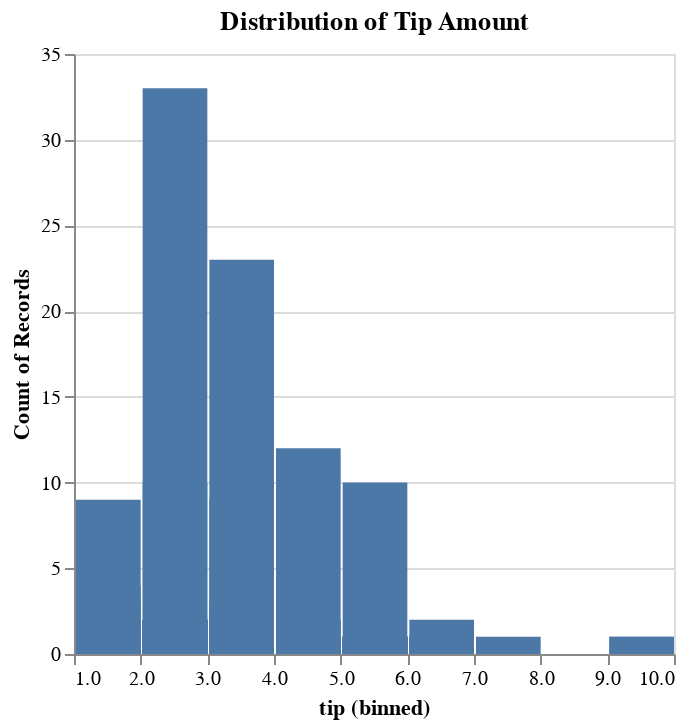

Source (notebook cell):
### Code cell
#2. Histogram of Tip Amount
hist_tip = alt.Chart(data).mark_bar().encode(
    alt.X('tip:Q', bin=True),
    y='count()',
    tooltip=['tip', 'count()']
).properties(
    title='Distribution of Tip Amount'
)
hist_tip

### Figure 1 — Vega-Lite specification as saved in the notebook (floating-point values rounded to 4 significant figures; data arrays with more than 128 entries replaced by an {"elided": "..."} marker saying what was removed)
{"config": {"view": {"continuousWidth": 300, "continuousHeight": 300}}, "data": {"name": "data-f795d6974a782cd165ff81948ea68153"}, "mark": {"type": "bar"}, "encoding": {"tooltip": [{"field": "tip", "type": "quantitative"}, {"aggregate": "count", "type": "quantitative"}], "x": {"bin": true, "field": "tip", "type": "quantitative"}, "y": {"aggregate": "count", "type": "quantitative"}}, "title": "Distribution of Tip Amount", "$schema": "https://vega.github.io/schema/vega-lite/v5.17.0.json", "datasets": {"data-f795d6974a782cd165ff81948ea68153": {"elided": "244 records"}}}
